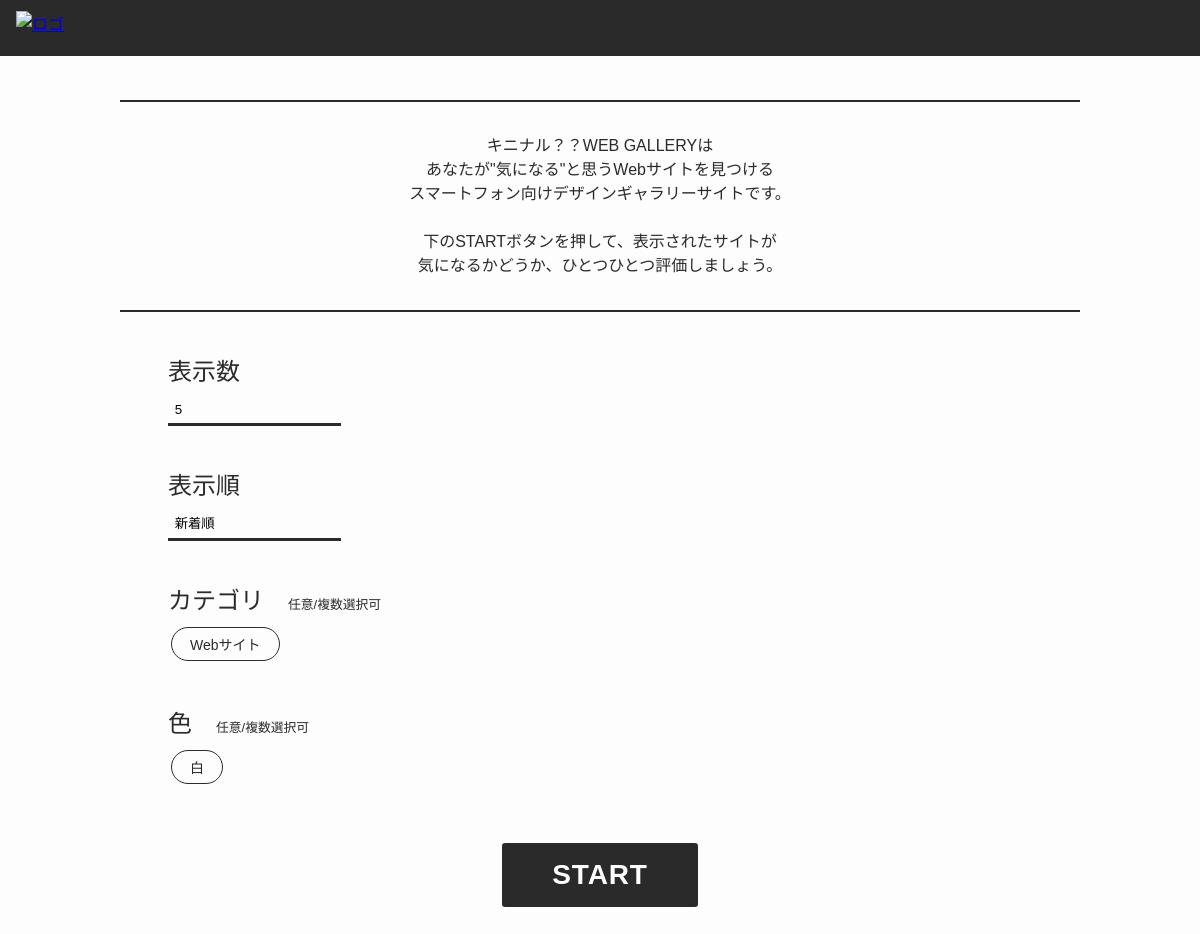
The app's page /, older data.
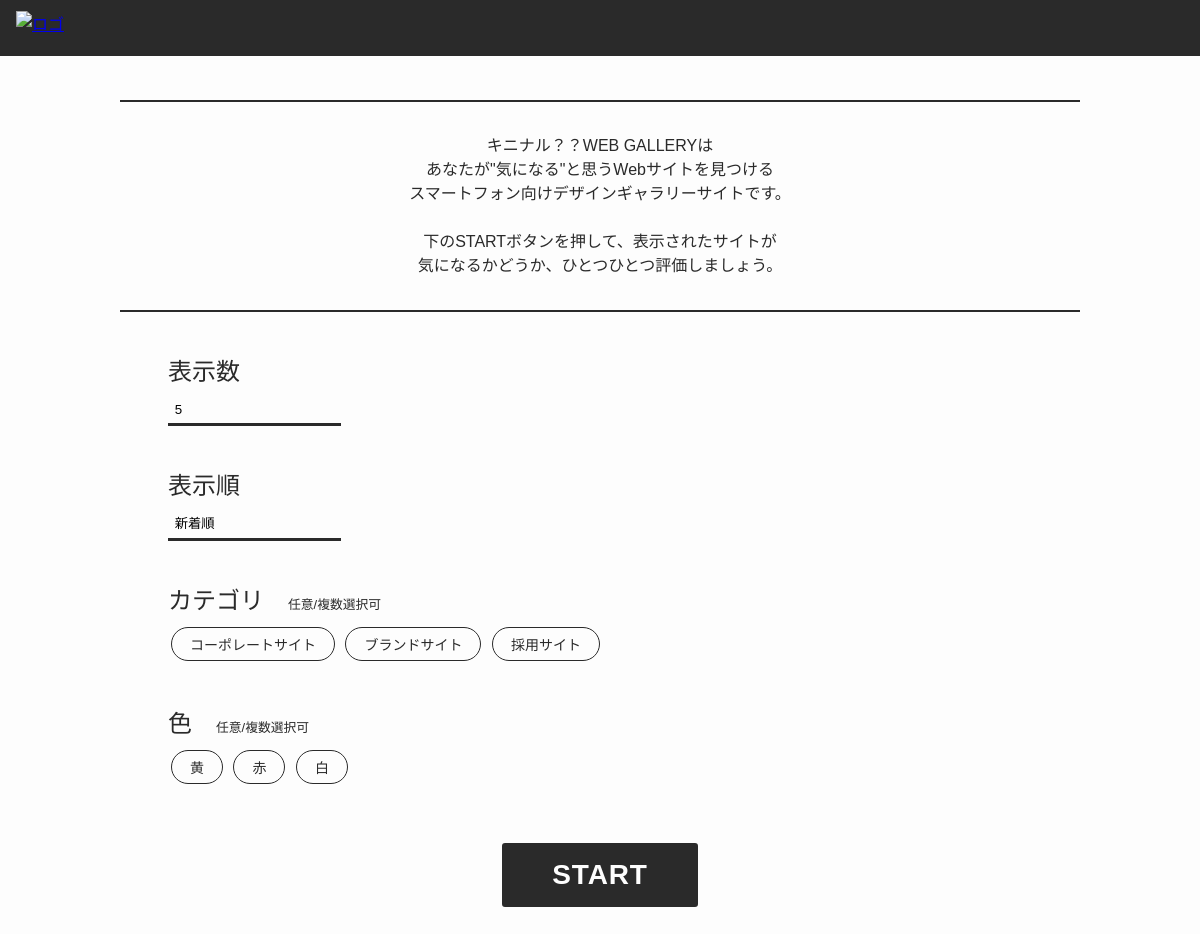
The same page, newer data.
### gallery/models.py (models this page shows)
class Sitecategory(models.Model):
    name = models.CharField(max_length=32, unique=True)
    def __str__(self):
        return self.name

### gallery/views.py (the view, shortened to what this page needs)
# urls.py: path(r'', views.top.as_view(), name='top'),
class top(TemplateView):
    select_form_class = SelectForm
    template_name ='gallery/top.html'
    def get(self, request):
        context = {
                'select_form': self.select_form_class(),
                }
        return render(request, 'gallery/top.html', context)

### gallery/forms.py
class SelectForm(forms.Form):
    category = forms.ModelMultipleChoiceField(
        label="",
        queryset=Sitecategory.objects.all(),
        required=False,
        widget=CustomCheckboxSelectMultiple,
        )
    color = forms.ModelMultipleChoiceField(
        label="",
        queryset=Sitecolor.objects.all(),
        required=False,
        widget=CustomCheckboxSelectMultiple
    )
    num = forms.ChoiceField(
        label='',
        choices=num_choicies,
        required=True
    )
    turn = forms.ChoiceField(
        label='',
        choices=turn_choicies,
        required=True
    )

### gallery/models.py (called while the page is built)
    def __str__(self):
        return self.name

### gallery/templates/gallery/top.html (shortened to what this page needs)
{% load static %}
{% load widget_tweaks %}
<!DOCTYPE html>
<html>
<head>
  <link rel="stylesheet" type="text/css" href="{% static 'css/top.css' %}">
</head>
<body>
  <header>
    <div class="inline_header">
      <a class="to_top" href="{% url 'top' %}">
        <img src="{% static 'img/logo2.png' %}" alt="ロゴ"/>
      </a>
    </div>
  </header>
  <div class="block1">
    <hr>
    <p class="explanation">
      キニナル？？WEB GALLERYは<br>
      あなたが"気になる"と思うWebサイトを見つける<br>
      スマートフォン向けデザインギャラリーサイトです。<br>
      <br>
      下のSTARTボタンを押して、表示されたサイトが<br>
      気になるかどうか、ひとつひとつ評価しましょう。
    </p>
    <hr>
    <form method="POST">
      <div class="form_ele num">
        <h1>表示数</h1>
        {{ select_form.num|add_class:'sel' }}
      </div>
      <div class="form_ele turn">
        <h1>表示順</h1>
        {{ select_form.turn|add_class:'sel' }}
      </div>
      <h1>カテゴリ<span class="mini">任意/複数選択可</span></h1>
      <div class="form_ele category">
        {{ select_form.category|add_class:'form-control' }}
      </div>
      <div class="form_ele color">
        <h1>色<span class="mini">任意/複数選択可</span></h1>
        {{ select_form.color|add_class:'form-control' }}
      </div>
      <button type="submit" name="select" class="select_btn">START</button>
    </form>
  </div>
</body>
</html>

### gallery/templates/gallery/widgets/custom_checkbox.html
{% for group, options, index in widget.optgroups %}
{% for option in options %}
{% include option.template_name with widget=option %}
{% endfor %}
{% endfor %}

### gallery/templates/gallery/widgets/custom_checkbox_option.html (shortened to what this page needs)
<label for="{{ widget.attrs.id }}" class="custom-checkbox-label">
    {{ widget.label }}
</label>

### gallery/static/css/top.css (style rules this page uses)
body { background-color: #FDFDFD; margin: 0; height: 100%; color: #2A2A2A; font-family: 'Noto Sans JP', sans-serif; }
header { text-align: center; background-color: #2A2A2A; height: 7vh; }
.inline_header { display: inline-block; position: relative; text-align: start; vertical-align: middle; height: 100%; width: 100%; }
img { position: relative; object-fit: contain; text-align: start; vertical-align: middle; height: 60%; top: 20%; margin: 0 2vh; }
.block1 { margin: 3% 5%; width: 90%; display: inline-block; }
hr { border-width: 1px; border-style: solid; }
.explanation { font-weight: normal; font-size: 3.5vw; line-height: 1.5; text-align: center; margin: 3vh 0 3vh 0; }
form { text-align: center; margin: 3vh auto; }
h1 { text-align: left; font-weight: normal; font-size: 3vh; margin: 5vh 0 1vh 0; }
.mini { font-size: 1.6vh; margin: 0 3vh; color: #2A2A2A; }
.form_ele { text-align: left; }
.custom-checkbox-label { display: inline-block; border-radius: 20px; text-align: center; text-decoration: none; border: solid 1px #2A2A2A; transition: 0.25s; padding: 6px 18px; cursor: pointer; font-size: 14px; margin: 3px; }
.sel { position: relative; width: 20vh; border: none; border-radius: 0; border-bottom-color: #2A2A2A; border-bottom-style: solid; padding: 0.5em; }
select { -webkit-appearance: none; box-sizing: content-box; background-color: #FDFDFD; cursor: pointer; }
.sel option { padding: 1em; }
.turn { margin-bottom: 3vh; }
.select_btn { display: block; width: 7em; margin: 6vh auto 5vh auto; padding: 0.5em 1em; font-size: 3.5vh; font-weight: 700; letter-spacing: 0.03em; text-decoration: none; color: #FDFDFD; background-color: #2A2A2A; border: solid 2px #2A2A2A; border-radius: 3px; transition: .4s; cursor: pointer; }
@media screen and (min-width: 480px) { .explanation { font-weight: normal; font-size: 2vh; line-height: 1.5; text-align: center; margin: 4vh 0 4vh 0; } }
@media screen and (min-width: 480px) { .block1 { margin: 3% 10%; width: 80%; } }
@media screen and (min-width: 480px) { form { width: 90%; } }
@media screen and (min-width: 480px) { .select_btn { display: block; width: 7em; margin: 7vh auto 7vh auto; padding: 0.5em 1em; font-size: 3.5vh; text-decoration: none; color: #FDFDFD; background-color: #2A2A2A; border: solid 2px #2A2A2A; border-radius: 3px; transition: .4s; } }

Row changes from the older to the newer data that the page shows:
added Sitecategory: label "ブランドサイト"
added Sitecategory: label "採用サイト"
Text that changed along with them:
list line gone: "Webサイト"
new list line: "コーポレートサイト"
new list line: "黄"
new list line: "赤"
new list line: "白"
list line gone: "白"
